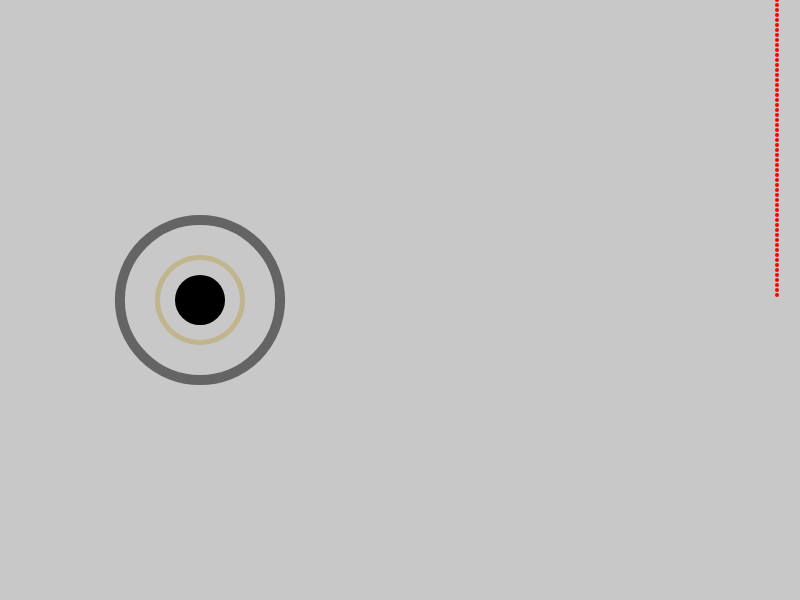
Frame 1 (no input)
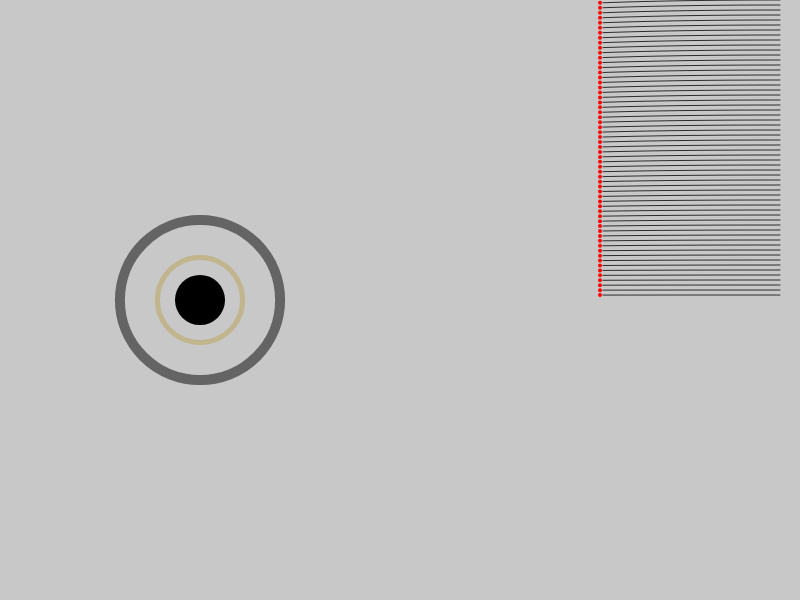
Frame 60 (no input)
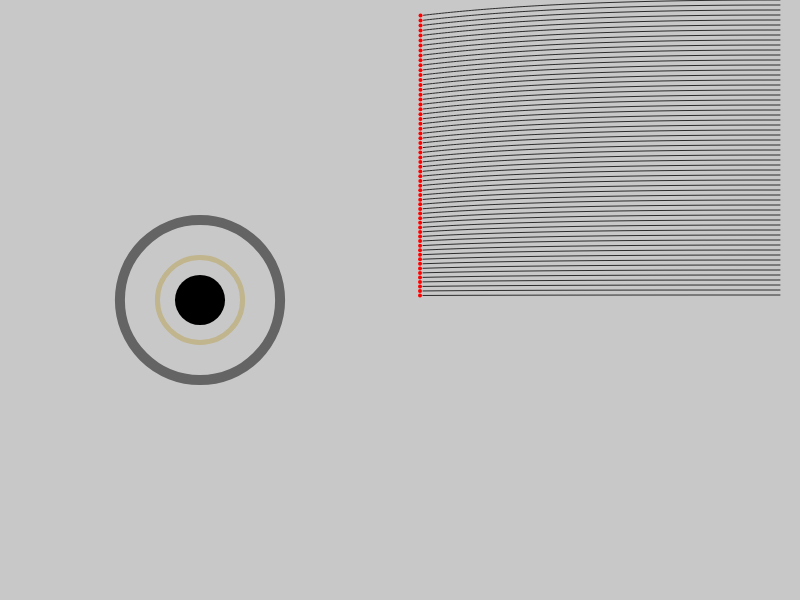
Frame 120 (the mouse pressed at the canvas centre since frame 60)

The p5.js sketch that drew these frames (run headless with seeded random() and noise() and a simulated clock; from frame 60 on, the mouse is pressed at the canvas centre):

// p5.js sketch
// ── sketch.js
// habria que revisar todo el modelo , pues asi como esta
// ningun foton queda orbitando el BH

const c = 30;
const G = 3;
let m87;
let particles = [];
const dt = .1;



function setup() {
	createCanvas(800, 600);
	ellipseMode(RADIUS);
		background(200);
	m87 = new blackHole(200, height/2, 3755);

	let start = height/2 ;
	let end = height / 2 - m87.rs * 2.6;


	for (let y = 0; y < start; y += 5) {
		particles.push(new Foton(width - 20, y));	
		//console.log(y);
	}
}

function draw() {
background (200);
	m87.show();
	for (let p of particles) {
		m87.pull(p);
		p.update();
		p.show();
	}
}
// ── blackHole.js
// blackhole

class blackHole {

  constructor(x, y, m) {
    this.pos = createVector(x, y);
    this.mass = m;
    this.rs = 2*G * this.mass / (c*c);
  }


  pull(foton) {
    let force = p5.Vector.sub(this.pos, foton.pos);
    const r = force.mag(); // calcula la magnitud del vector  distancia
    const fg = G * this.mass / (r * r); // realmente es la aceleracion no la fuerza , para evitar multiplicar por la masa del foton que es cero
    force.setMag(fg);
    foton.vel.add(force);
    foton.vel.setMag(c); // pues la magnitud de la velocidad de mantenerse constante 

    if (r < this.rs){
      foton.stop();
    }
  }
  show() {
    fill(0);
    noStroke();
    ellipse(this.pos.x, this.pos.y, this.rs);

    noFill();
    stroke(100);
    strokeWeight(10);
    ellipse(this.pos.x, this.pos.y, this.rs * 3 + 5);
    stroke(180, 150, 50, 100);
    strokeWeight(5);
    ellipse(this.pos.x, this.pos.y, this.rs * 1.5 + 5);
  }
}
// ── foton.js
class Foton{
  constructor (x,y){
    this.pos = createVector(x,y );
    this.vel =createVector(-c,0) ;
    this.history=[];
    this.stopped =false;
  }
  stop(){
    this.stopped= true ;
  }

  show(){
    strokeWeight(4);
    stroke(255,0,0);
    point(this.pos.x, this.pos.y);

    stroke(44);
    strokeWeight(1);
    beginShape();
    noFill();
    for (let v of this.history ){
      vertex(v.x, v.y);
    }
    endShape();
  }
  update(){
    if ( !this.stopped){
    this.history.push(this.pos.copy());
    const deltaV =this.vel.copy();
    deltaV.mult(dt);
    this.pos.add(deltaV);

    if(this.history.length > 300 ){
      this.history.splice( 0,1);

    }
  }
  }
}
